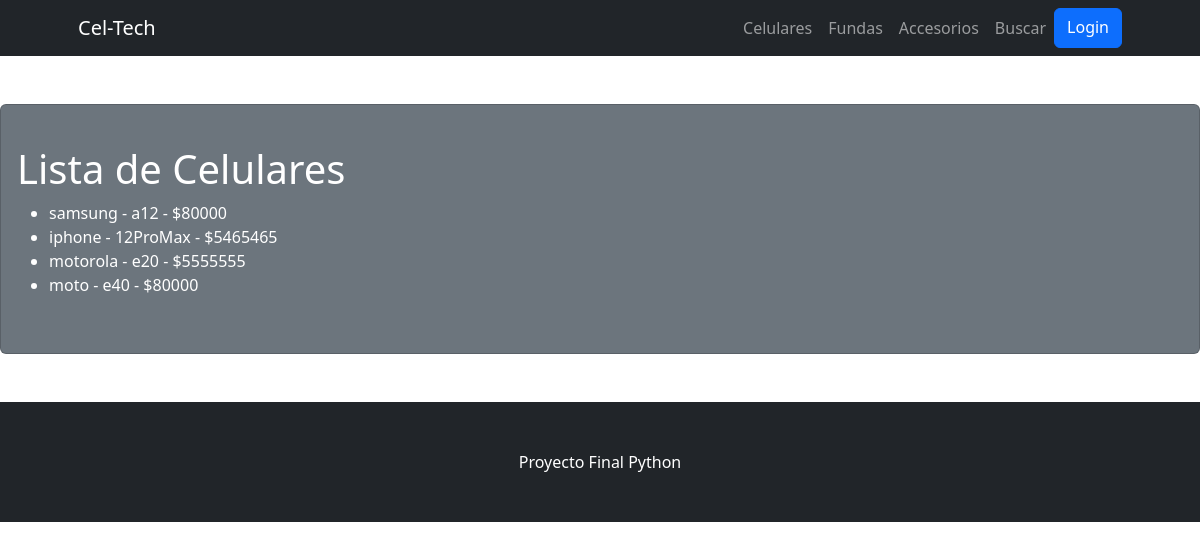
Before: /CelTech/celulares with the older database file.
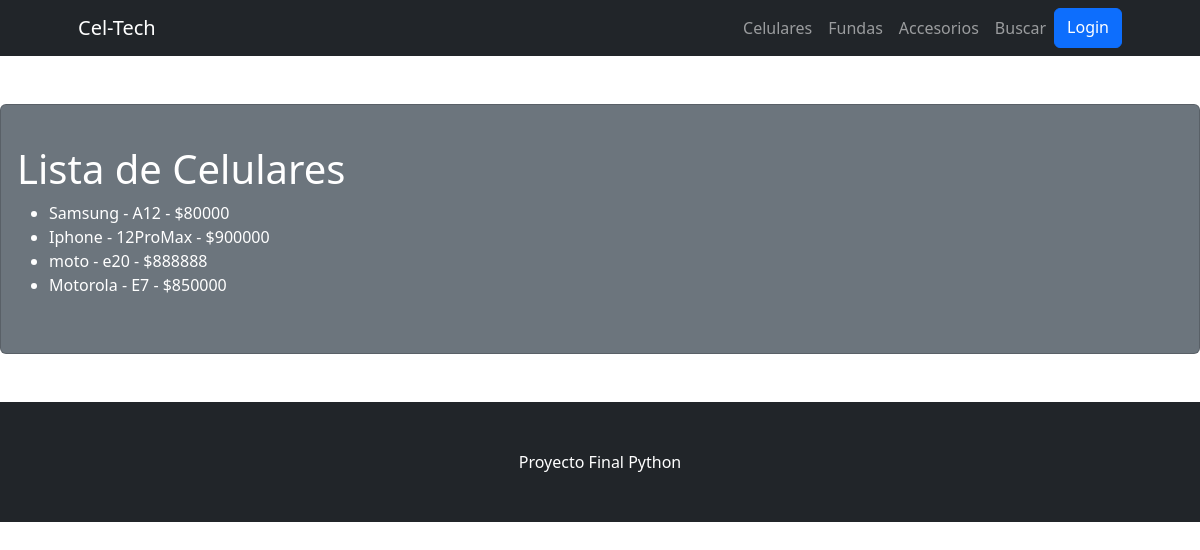
After: the same page with the newer database file.
### CelTech/models.py (models this page shows)
class Celulares(models.Model):
    marca = models.CharField(max_length=20)
    modelo = models.CharField(max_length=20)
    precio = models.IntegerField()
    def __str__(self):
        return f'{self.marca} - {self.modelo} - ${self.precio}'

### CelTech/views.py (the view)
# urls.py: path('celulares', celulares, name="Celulares"),
def celulares(req):
    celulares = Celulares.objects.all()
    return render(req, "celulares.html", {"celulares": celulares})

### CelTech/templates/celulares.html
{% extends 'padre.html' %}
{% block cambiante %}
    <h1>Lista de Celulares</h1>
    <ul>
        {% for celular in celulares  %}
            <li>{{celular}}</li>
        {% endfor %}
    </ul>
{% endblock cambiante %}

Changed rows visible on the page:
removed Celulares: marca+modelo+precio "motorola - e20 - $5555555"
removed Celulares: marca+modelo+precio "moto - e40 - $80000"
changed Celulares: marca+modelo+precio "samsung - a12 - $80000" → "Samsung - A12 - $80000"
changed Celulares: marca+modelo+precio "iphone - 12ProMax - $5465465" → "Iphone - 12ProMax - $900000"
added Celulares: marca+modelo+precio "moto - e20 - $888888"
added Celulares: marca+modelo+precio "Motorola - E7 - $850000"
